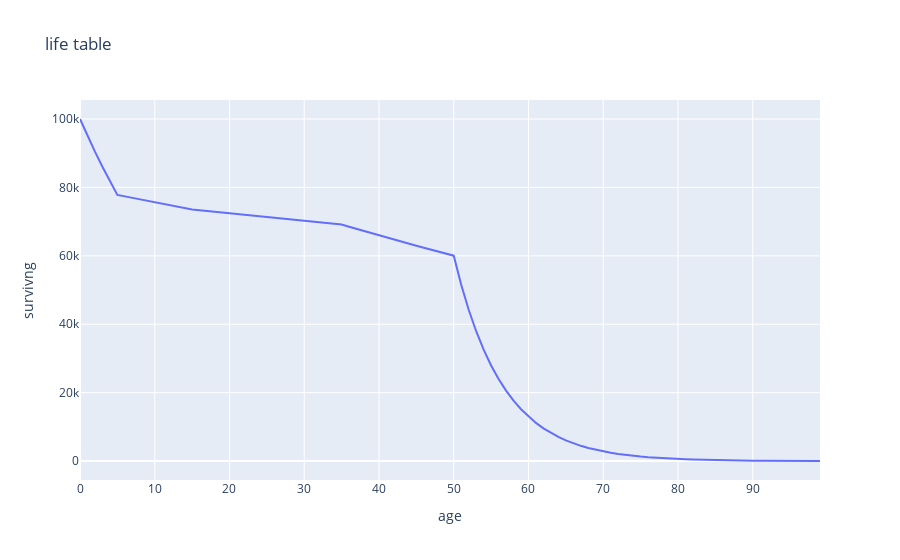

Here is the notebook cell this chart was saved with:
### Code cell
cohort_series.plot(labels={'value': 'survivng', 'index': 'age'}, height=500, title='life table').update_layout(showlegend=False)

### Figure 1 — Plotly figure (JSON) as saved in the notebook; plotly's stock layout.template omitted (floating-point values rounded to 4 significant figures)
{"data": [{"hovertemplate": "variable=0<br>age=%{x}<br>survivng=%{y}<extra></extra>", "legendgroup": "0", "line": {"color": "#636efa", "dash": "solid"}, "marker": {"symbol": "circle"}, "mode": "lines", "name": "0", "orientation": "v", "showlegend": true, "type": "scatter", "x": [0, 1, 2, 3, 4, 5, 6, 7, 8, 9, 10, 11, 12, 13, 14, 15, 16, 17, 18, 19, 20, 21, 22, 23, 24, 25, 26, 27, 28, 29, 30, 31, 32, 33, 34, 35, 36, 37, 38, 39, 40, 41, 42, 43, 44, 45, 46, 47, 48, 49, 50, 51, 52, 53, 54, 55, 56, 57, 58, 59, 60, 61, 62, 63, 64, 65, 66, 67, 68, 69, 70, 71, 72, 73, 74, 75, 76, 77, 78, 79, 80, 81, 82, 83, 84, 85, 86, 87, 88, 89, 90, 91, 92, 93, 94, 95, 96, 97, 98, 99], "xaxis": "x", "y": [100000, 95110.0, 90460.0, 86030.0, 81820.0, 77820.0, 77380.0, 76940.0, 76510.0, 76080.0, 75650.0, 75220.0, 74790.0, 74370.0, 73950.0, 73530.0, 73310.0, 73080.0, 72860.0, 72640.0, 72420.0, 72200.0, 71980.0, 71760.0, 71540.0, 71320.0, 71100.0, 70880.0, 70670.0, 70450.0, 70240.0, 70020.0, 69810.0, 69600.0, 69380.0, 69170.0, 68520.0, 67880.0, 67240.0, 66610.0, 65980.0, 65370.0, 64750.0, 64140.0, 63540.0, 62950.0, 62350.0, 61770.0, 61190.0, 60620.0, 60050.0, 51540.0, 44230.0, 37960.0, 32580.0, 27970.0, 24000.0, 20600.0, 17680.0, 15180.0, 13030.0, 11180.0, 9595.0, 8235.0, 7068.0, 6067.0, 5207.0, 4469.0, 3836.0, 3292.0, 2826.0, 2425.0, 2081.0, 1786.0, 1533.0, 1316.0, 1130.0, 969.4, 832.1, 714.1, 612.9, 526.1, 451.5, 387.5, 332.6, 285.5, 245.0, 210.3, 180.5, 154.9, 133.0, 114.1, 97.95, 84.07, 72.15, 61.93, 53.15, 45.62, 39.15, 33.61], "yaxis": "y"}], "layout": {"autosize": true, "legend": {"title": {"text": "variable"}, "tracegroupgap": 0}, "showlegend": false, "title": {"text": "life table"}, "xaxis": {"anchor": "y", "autorange": true, "domain": [0, 1], "range": [0, 99], "title": {"text": "age"}, "type": "linear"}, "yaxis": {"anchor": "x", "autorange": true, "domain": [0, 1], "range": [-5520.0, 105600.0], "title": {"text": "survivng"}, "type": "linear"}}}
